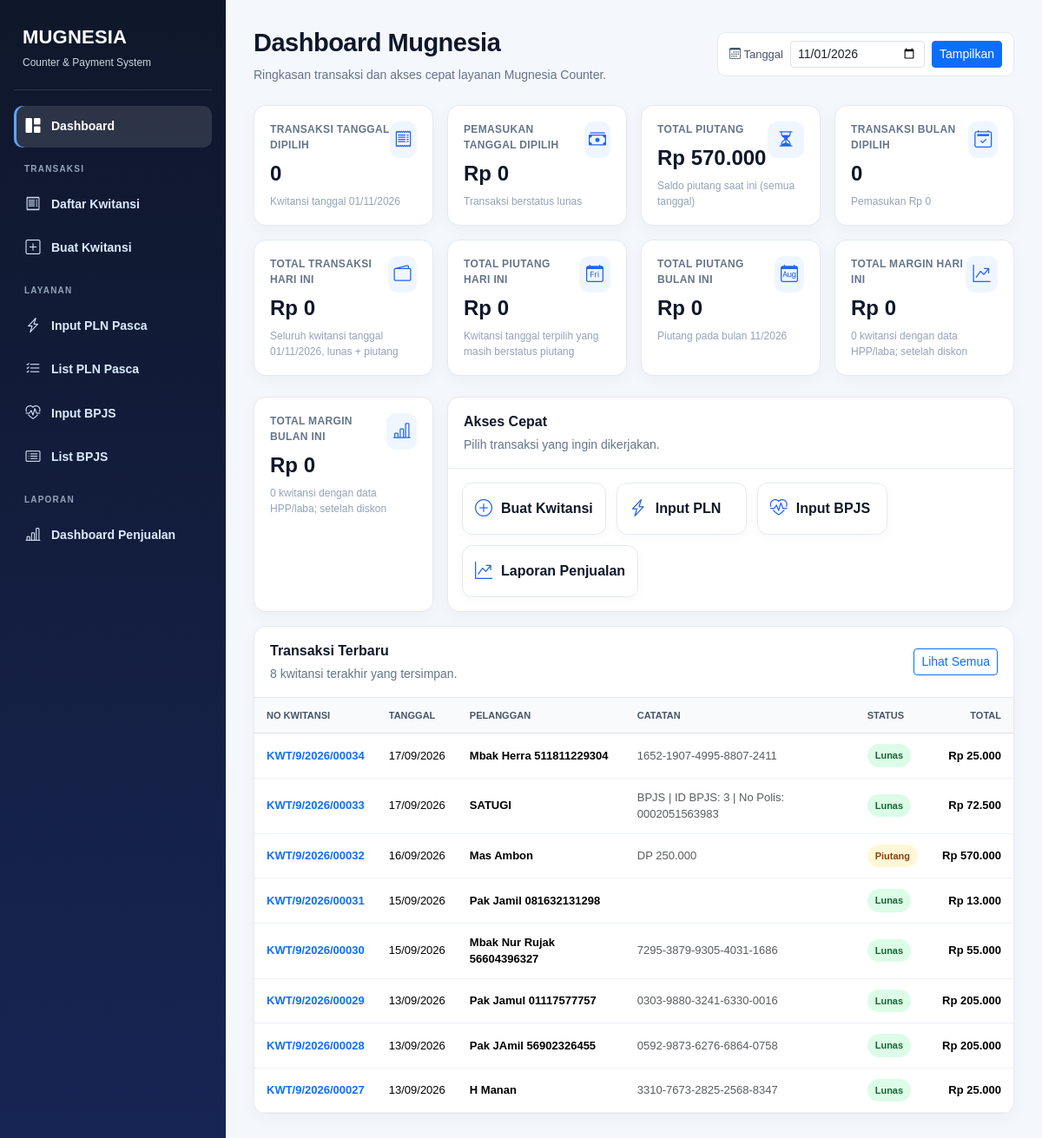
The app's page /, older data.
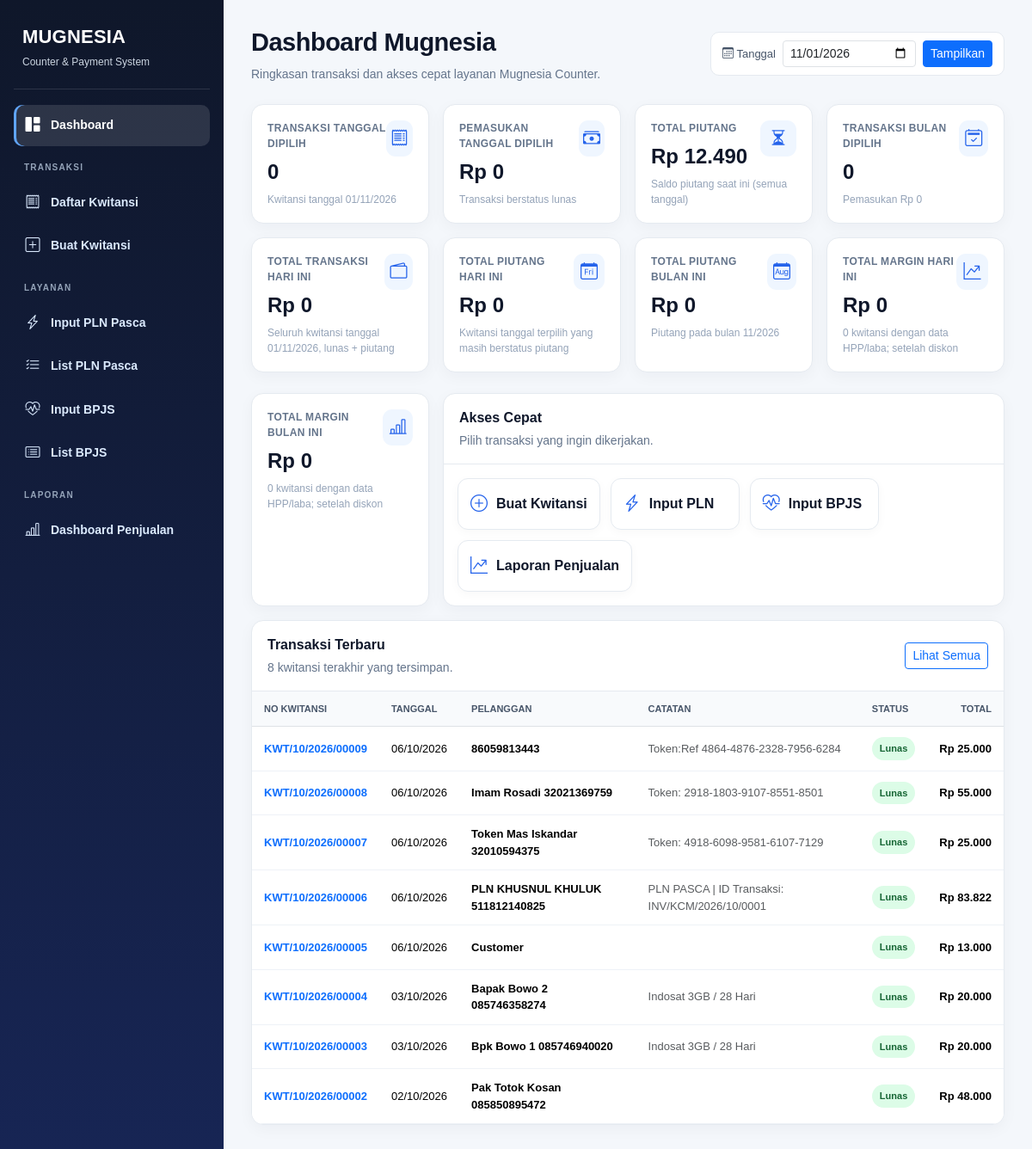
The same page, newer data.
### tables this page shows
CREATE TABLE `kwitansi` (
  `id` int(11) NOT NULL AUTO_INCREMENT,
  `no_kwitansi` varchar(40) NOT NULL,
  `tanggal` date NOT NULL,
  `nama_pelanggan` varchar(100) DEFAULT NULL,
  `alamat_pelanggan` varchar(255) DEFAULT NULL,
  `catatan` text,
  `status_bayar` varchar(50) NOT NULL,
  `discount` decimal(12,0) NOT NULL,
  `total` decimal(12,0) NOT NULL DEFAULT '0',
  `created_at` timestamp NOT NULL DEFAULT CURRENT_TIMESTAMP,
  `SN` varchar(45) NOT NULL,
  PRIMARY KEY (`id`),
  UNIQUE KEY `no_kwitansi` (`no_kwitansi`),
  KEY `idx_kwitansi_no` (`no_kwitansi`),
  KEY `idx_kwitansi_nama` (`nama_pelanggan`),
  KEY `idx_kwitansi_status` (`status_bayar`)
);

### index.php (the view, shortened to what the changed rows need)
<?php
require_once "db.php";
function scalarValue($conn, $sql, $default = 0) {
    $r = $conn->query($sql);
    $row = $r->fetch_row();
    return $row ? ($row[0] ?? $default) : $default;
}
$piutang = (float) scalarValue($conn, "SELECT COALESCE(SUM(total),0) FROM kwitansi WHERE LOWER(TRIM(status_bayar))='piutang'");
$recent = $conn->query("SELECT id,no_kwitansi,tanggal,nama_pelanggan,status_bayar,total,catatan FROM kwitansi ORDER BY id DESC LIMIT 8");
?>
<!doctype html>
<html lang="id">
<head>
<link href="https://cdn.jsdelivr.net/npm/bootstrap@5.3.3/dist/css/bootstrap.min.css" rel="stylesheet">
<link rel="stylesheet" href="https://cdn.jsdelivr.net/npm/bootstrap-icons@1.11.3/font/bootstrap-icons.min.css">
</head>
<body>
<div class="mug-app">
<main class="mug-main">
  <div class="row g-3 mb-4">
    <div class="col-xl-3 col-md-6"><div class="stat"><div class="d-flex justify-content-between"><div><div class="stat-label">Total Piutang</div><div class="stat-value">Rp <?= number_format($piutang,0,',','.') ?></div></div></div></div></div>
  </div>
  <div class="cardx"><div class="table-responsive"><table class="table"><thead><tr><th>No Kwitansi</th><th>Tanggal</th><th>Pelanggan</th><th>Catatan</th><th>Status</th><th class="text-end">Total</th></tr></thead><tbody>
  <?php if ($recent && $recent->num_rows): while($r=$recent->fetch_assoc()): $st=strtolower(trim($r['status_bayar']??'')); ?>
  <tr><td><a href="kwitansi_edit.php?id=<?= (int)$r['id'] ?>" class="text-decoration-none fw-bold"><?= htmlspecialchars($r['no_kwitansi']) ?></a></td><td class="text-nowrap"><?= date('d/m/Y',strtotime($r['tanggal'])) ?></td><td class="fw-semibold"><?= htmlspecialchars($r['nama_pelanggan']) ?></td><td class="text-muted"><?= htmlspecialchars(mb_strimwidth($r['catatan']??'',0,55,'…')) ?></td><td><span class="status <?= $st==='lunas'?'badge-lunas':($st==='piutang'?'badge-piutang':'bg-light') ?>"><?= htmlspecialchars($r['status_bayar'] ?: '-') ?></span></td><td class="text-end fw-bold text-nowrap">Rp <?= number_format($r['total'],0,',','.') ?></td></tr>
  <?php endwhile; else: ?><tr><td colspan="6" class="text-center text-muted py-4">Belum ada transaksi.</td></tr><?php endif; ?>
  </tbody></table></div></div>
</main>
</div>
</body></html>

Row changes from the older to the newer data that the page shows:
no longer on this page (row unchanged): kwitansi: no_kwitansi "KWT/9/2026/00034", tanggal "17/09/2026", nama_pelanggan "Mbak Herra 511811229304", catatan "1652-1907-4995-8807-2411", status_bayar "Lunas", total "25.000"
no longer on this page (row unchanged): kwitansi: no_kwitansi "KWT/9/2026/00033", tanggal "17/09/2026", nama_pelanggan "SATUGI", catatan "BPJS | ID BPJS: 3 | No Polis: 0002051563983", status_bayar "Lunas", total "72.500"
no longer on this page (row edited): kwitansi: no_kwitansi "KWT/9/2026/00032", tanggal "16/09/2026", nama_pelanggan "Mas Ambon", catatan "DP 250.000", status_bayar "Piutang", total "570.000"
no longer on this page (row unchanged): kwitansi: no_kwitansi "KWT/9/2026/00031", tanggal "15/09/2026", nama_pelanggan "Pak Jamil 081632131298", status_bayar "Lunas", total "13.000"
no longer on this page (row unchanged): kwitansi: no_kwitansi "KWT/9/2026/00030", tanggal "15/09/2026", nama_pelanggan "Mbak Nur Rujak 56604396327", catatan "7295-3879-9305-4031-1686", status_bayar "Lunas", total "55.000"
no longer on this page (row unchanged): kwitansi: no_kwitansi "KWT/9/2026/00029", tanggal "13/09/2026", nama_pelanggan "Pak Jamul 01117577757", catatan "0303-9880-3241-6330-0016", status_bayar "Lunas", total "205.000"
no longer on this page (row unchanged): kwitansi: no_kwitansi "KWT/9/2026/00028", tanggal "13/09/2026", nama_pelanggan "Pak JAmil 56902326455", catatan "0592-9873-6276-6864-0758", status_bayar "Lunas", total "205.000"
no longer on this page (row unchanged): kwitansi: no_kwitansi "KWT/9/2026/00027", tanggal "13/09/2026", nama_pelanggan "H Manan", catatan "3310-7673-2825-2568-8347", status_bayar "Lunas", total "25.000"
added kwitansi: no_kwitansi "KWT/10/2026/00009", tanggal "06/10/2026", nama_pelanggan "86059813443", catatan "Token:Ref 4864-4876-2328-7956-6284", status_bayar "Lunas", total "25.000"
added kwitansi: no_kwitansi "KWT/10/2026/00008", tanggal "06/10/2026", nama_pelanggan "Imam Rosadi 32021369759", catatan "Token: 2918-1803-9107-8551-8501", status_bayar "Lunas", total "55.000"
added kwitansi: no_kwitansi "KWT/10/2026/00007", tanggal "06/10/2026", nama_pelanggan "Token Mas Iskandar 32010594375", catatan "Token: 4918-6098-9581-6107-7129", status_bayar "Lunas", total "25.000"
added kwitansi: no_kwitansi "KWT/10/2026/00006", tanggal "06/10/2026", nama_pelanggan "PLN KHUSNUL KHULUK 511812140825", catatan "PLN PASCA | ID Transaksi: INV/KCM/2026/10/0001", status_bayar "Lunas", total "83.822"
added kwitansi: no_kwitansi "KWT/10/2026/00005", tanggal "06/10/2026", nama_pelanggan "Customer", status_bayar "Lunas", total "13.000"
added kwitansi: no_kwitansi "KWT/10/2026/00004", tanggal "03/10/2026", nama_pelanggan "Bapak Bowo 2 085746358274", catatan "Indosat 3GB / 28 Hari", status_bayar "Lunas", total "20.000"
added kwitansi: no_kwitansi "KWT/10/2026/00003", tanggal "03/10/2026", nama_pelanggan "Bpk Bowo 1 085746940020", catatan "Indosat 3GB / 28 Hari", status_bayar "Lunas", total "20.000"
added kwitansi: no_kwitansi "KWT/10/2026/00002", tanggal "02/10/2026", nama_pelanggan "Pak Totok Kosan 085850895472", status_bayar "Lunas", total "48.000"
Text that changed along with them:
$piutang: "570.000" → "12.490"
